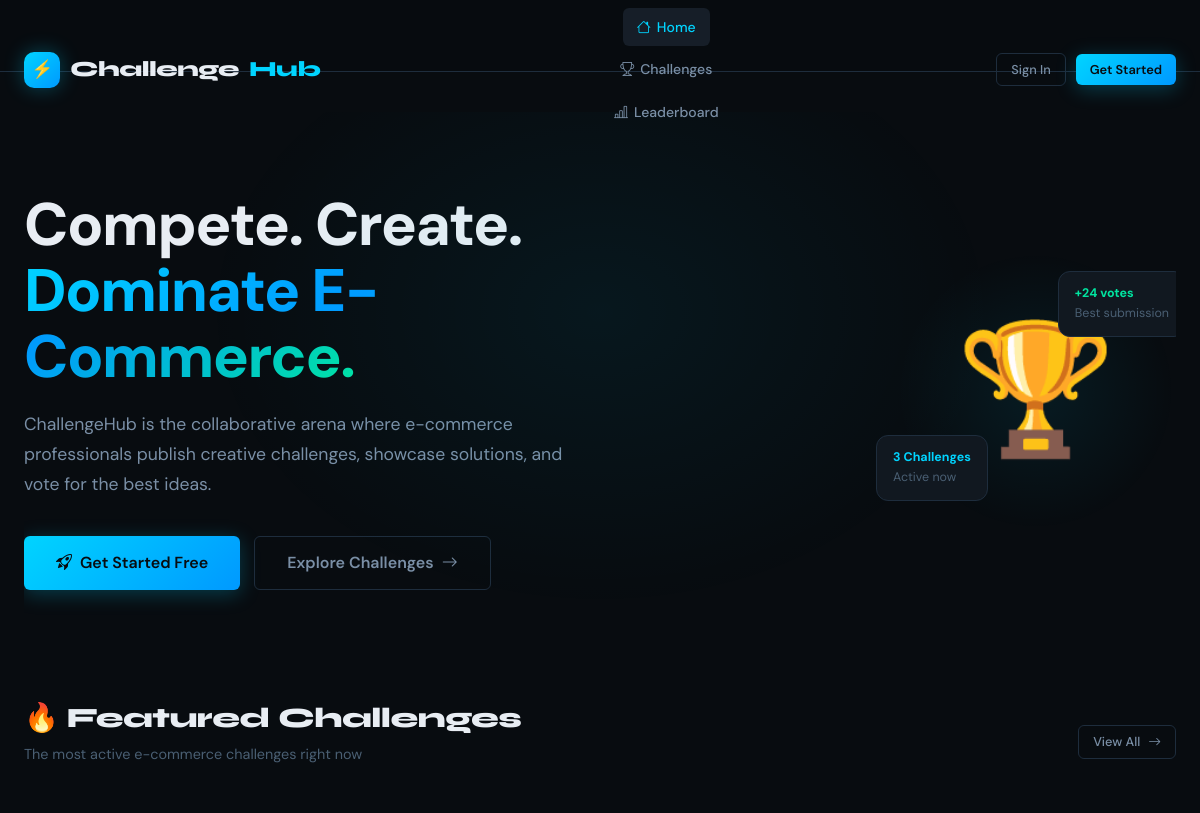
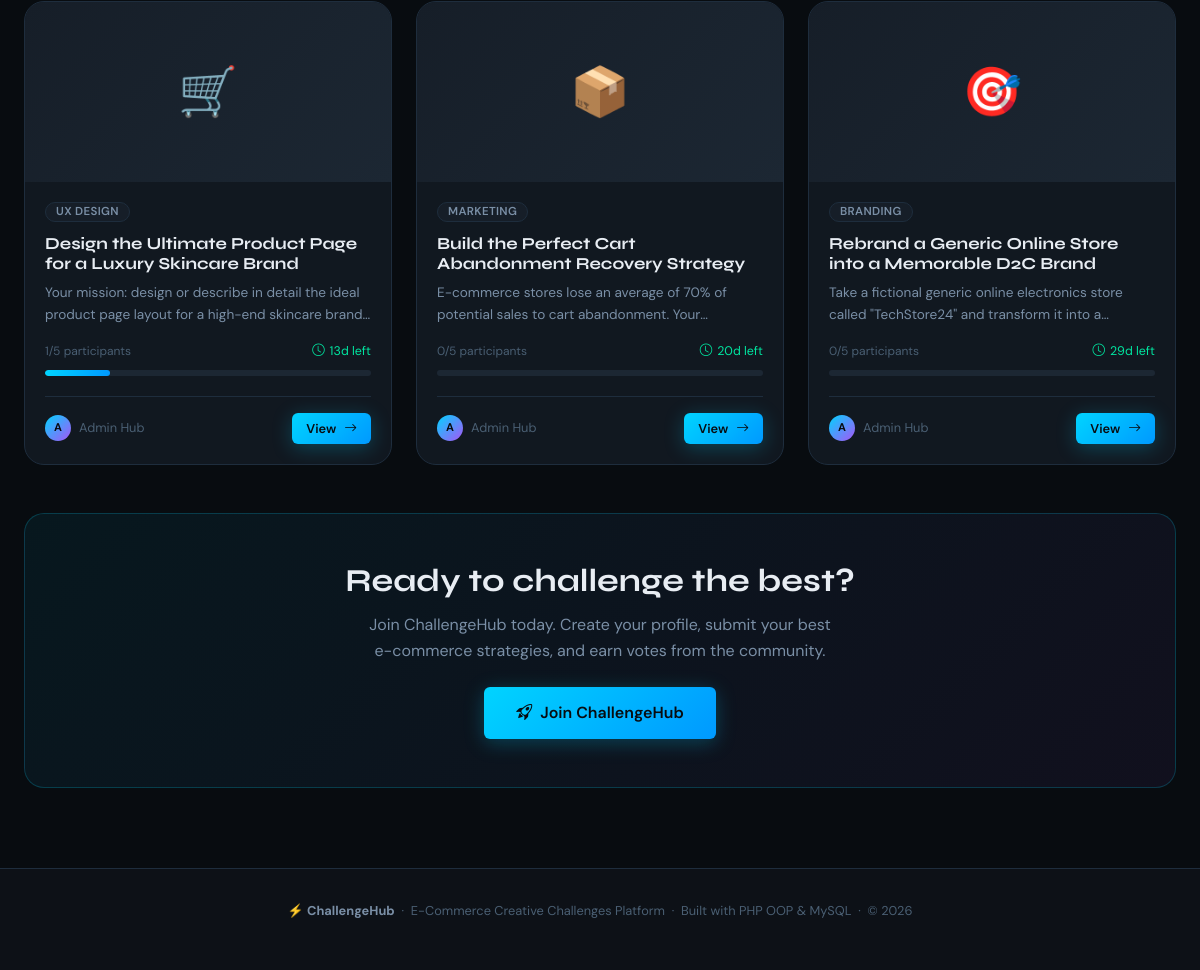
The page / on the database its author committed (2 pictures, top to bottom).
### tables this page shows
CREATE TABLE IF NOT EXISTS `challenges` (
  `id`          INT           NOT NULL AUTO_INCREMENT,
  `user_id`     INT           NOT NULL,
  `title`       VARCHAR(200)  NOT NULL,
  `description` TEXT          NOT NULL,
  `category`    VARCHAR(100)  NOT NULL,
  `deadline`    DATE          NOT NULL,
  `image`       VARCHAR(255)  NULL DEFAULT NULL,
  `created_at`  DATETIME      NULL DEFAULT CURRENT_TIMESTAMP,
  PRIMARY KEY (`id`),
  KEY `user_id` (`user_id`)
);

CREATE TABLE IF NOT EXISTS `users` (
  `id`         INT            NOT NULL AUTO_INCREMENT,
  `name`       VARCHAR(100)   NOT NULL,
  `email`      VARCHAR(150)   NOT NULL,
  `password`   VARCHAR(255)   NOT NULL,
  `created_at` DATETIME       NULL DEFAULT CURRENT_TIMESTAMP,
  PRIMARY KEY (`id`),
  UNIQUE KEY `email` (`email`)
);

### app/controllers/ChallengeController.php (called while the page is built, shortened)
<?php
require_once BASE_PATH . '/app/models/Challenge.php';
class ChallengeController {
    private Challenge $challengeModel;
    public function __construct() {
        $this->challengeModel  = new Challenge();
    }
    public function home(): void {
        $featured    = $this->challengeModel->getFeatured(3);
        $currentUser = currentUser();
        require BASE_PATH . '/app/views/home.php';
    }
}

### config/app.php (called while the page is built, shortened)
<?php
function e(mixed $value): string {
    return htmlspecialchars((string)$value, ENT_QUOTES | ENT_HTML5, 'UTF-8');
}
function currentUser(): ?array {
    if (empty($_SESSION['user_id'])) return null;
    return [
        'id'   => $_SESSION['user_id'],
        'name' => $_SESSION['user_name'] ?? '',
        'email'=> $_SESSION['user_email'] ?? '',
    ];
}

### config/database.php (called while the page is built, shortened)
<?php
class Database {
    private static ?PDO $instance = null;
    public static function getInstance(): PDO {
        if (self::$instance === null) {
            $dsn = 'mysql:host=' . DB_HOST . ';dbname=' . DB_NAME . ';charset=' . DB_CHARSET;
            $options = [
                PDO::ATTR_ERRMODE            => PDO::ERRMODE_EXCEPTION,
                PDO::ATTR_DEFAULT_FETCH_MODE => PDO::FETCH_ASSOC,
                PDO::ATTR_EMULATE_PREPARES   => false,
            ];
            try {
                self::$instance = new PDO($dsn, DB_USER, DB_PASS, $options);
            } catch (PDOException $e) {
                die(json_encode(['error' => 'Database connection failed: ' . $e->getMessage()]));
            }
        }
        return self::$instance;
    }
}

### app/models/Challenge.php (called while the page is built, shortened)
<?php
require_once BASE_PATH . '/config/database.php';
class Challenge {
    private PDO $db;
    public function __construct() {
        $this->db = Database::getInstance();
    }
    public function getFeatured(int $limit = 3): array {
        $stmt = $this->db->prepare(
            'SELECT c.*, u.name AS author_name,
                    COUNT(DISTINCT s.id) AS submission_count
             FROM challenges c
             JOIN users u ON c.user_id = u.id
             LEFT JOIN submissions s ON s.challenge_id = c.id
             GROUP BY c.id
             ORDER BY submission_count DESC, c.created_at DESC
             LIMIT ?'
        );
        $stmt->execute([$limit]);
        return $stmt->fetchAll();
    }
}

### app/views/home.php (the view, shortened to what this page needs)
<?php
require BASE_PATH . '/app/views/partials/header.php';
$catColors = [
  'Product Launch'    => 'cyan',
  'UX Design'         => 'purple',
  'Marketing'         => 'amber',
  'Branding'          => 'green',
  'E-commerce Strategy' => 'cyan',
  'Social Media'      => 'purple',
];
function getCatBadge(string $cat): string {
  global $catColors;
  $color = $catColors[$cat] ?? 'default';
  return '<span class="badge badge-' . $color . '">' . htmlspecialchars($cat, ENT_QUOTES) . '</span>';
}
function getDeadlineClass(string $deadline): string {
  $days = (strtotime($deadline) - time()) / 86400;
  return 'ok';
}
?>
<div class="page-wrapper">
  <div class="container">
    <section class="hero animate-in">
      <div class="row align-items-center">
        <div class="col-lg-7">
          <div class="hero-title">
            Compete. Create.<br>
            <span class="gradient-text">Dominate E-Commerce.</span>
          </div>
          <p class="hero-subtitle">
            ChallengeHub is the collaborative arena where e-commerce professionals
            publish creative challenges, showcase solutions, and vote for the best ideas.
          </p>
          <div class="hero-actions">
            <?php if ($currentUser): ?>
              <a href="<?= BASE_URL ?>/?page=challenge-create" class="btn btn-primary btn-lg">
                <i class="bi bi-plus-circle"></i> Launch a Challenge
              </a>
              <a href="<?= BASE_URL ?>/?page=challenges" class="btn btn-ghost btn-lg">
                Browse All <i class="bi bi-arrow-right"></i>
              </a>
            <?php else: ?>
              <a href="<?= BASE_URL ?>/?page=register" class="btn btn-primary btn-lg">
                <i class="bi bi-rocket-takeoff"></i> Get Started Free
              </a>
              <a href="<?= BASE_URL ?>/?page=challenges" class="btn btn-ghost btn-lg">
                Explore Challenges <i class="bi bi-arrow-right"></i>
              </a>
            <?php endif; ?>
          </div>
        </div>
        <div class="col-lg-5 d-none d-lg-flex justify-content-end">
          <div style="position:relative;">
            <div style="width:280px;height:280px;border-radius:50%;background:radial-gradient(circle,rgba(0,212,255,0.08) 0%,transparent 70%);display:flex;align-items:center;justify-content:center;font-size:8rem;">🏆</div>
            <div style="position:absolute;top:20px;right:-10px;background:var(--bg-card);border:1px solid var(--border);border-radius:12px;padding:12px 16px;font-size:0.78rem;">
              <div style="color:var(--accent-green);font-weight:700;">+24 votes</div>
              <div style="color:var(--text-muted);">Best submission</div>
            </div>
            <div style="position:absolute;bottom:30px;left:-20px;background:var(--bg-card);border:1px solid var(--border);border-radius:12px;padding:12px 16px;font-size:0.78rem;">
              <div style="color:var(--accent-cyan);font-weight:700;">3 Challenges</div>
              <div style="color:var(--text-muted);">Active now</div>
            </div>
          </div>
        </div>
      </div>
    </section>
    <section class="mt-4">
      <div class="section-header animate-in">
        <div>
          <h2 class="section-title">🔥 Featured Challenges</h2>
          <p class="section-subtitle">The most active e-commerce challenges right now</p>
        </div>
        <a href="<?= BASE_URL ?>/?page=challenges" class="btn btn-ghost btn-sm">
          View All <i class="bi bi-arrow-right"></i>
        </a>
      </div>
      <?php if (empty($featured)): ?>
        <div class="empty-state">
          <div class="empty-state-icon">🎯</div>
          <h3>No challenges yet</h3>
          <p>Be the first to create an e-commerce challenge!</p>
          <?php if ($currentUser): ?>
            <a href="<?= BASE_URL ?>/?page=challenge-create" class="btn btn-primary">Create First Challenge</a>
          <?php endif; ?>
        </div>
      <?php else: ?>
      <div class="grid grid-3">
        <?php foreach ($featured as $i => $ch): ?>
        <?php
          $submissionCount = (int)$ch['submission_count'];
          $pct = min(100, ($submissionCount / MAX_SUBMISSIONS_PER_CHALLENGE) * 100);
          $dlClass = getDeadlineClass($ch['deadline']);
          $daysLeft = ceil((strtotime($ch['deadline']) - time()) / 86400);
        ?>
        <div class="challenge-card animate-in">
          <?php if ($ch['image']): ?>
            <img src="<?= UPLOAD_URL . e($ch['image']) ?>" alt="<?= e($ch['title']) ?>" class="challenge-card-image">
          <?php else: ?>
            <div class="challenge-card-image-placeholder">
              <?= ['🛒','📦','🎯','💡','🚀','🛍️'][$i % 6] ?>
            </div>
          <?php endif; ?>
          <div class="challenge-card-body">
            <div class="challenge-card-meta">
              <?= getCatBadge($ch['category']) ?>
            </div>
            <h3 class="challenge-card-title">
              <a href="<?= BASE_URL ?>/?page=challenge&id=<?= $ch['id'] ?>" style="color:inherit;text-decoration:none;">
                <?= e($ch['title']) ?>
              </a>
            </h3>
            <p class="challenge-card-desc"><?= e($ch['description']) ?></p>
            <div style="margin-bottom:12px;">
              <div class="d-flex justify-between" style="font-size:0.75rem;color:var(--text-muted);margin-bottom:4px;">
                <span><?= $submissionCount ?>/<?= MAX_SUBMISSIONS_PER_CHALLENGE ?> participants</span>
                <span class="deadline <?= $dlClass ?>">
                  <i class="bi bi-clock"></i>
                  <?= $daysLeft > 0 ? $daysLeft . 'd left' : 'Ended' ?>
                </span>
              </div>
              <div class="progress-bar-wrap">
                <div class="progress-bar-fill <?= $pct >= 100 ? 'full' : '' ?>" style="width:<?= $pct ?>%"></div>
              </div>
            </div>
            <div class="challenge-card-footer">
              <div style="display:flex;align-items:center;gap:8px;">
                <div class="avatar" style="width:26px;height:26px;font-size:0.7rem;">
                  <?= strtoupper(substr($ch['author_name'],0,1)) ?>
                </div>
                <span style="font-size:0.8rem;color:var(--text-muted);"><?= e($ch['author_name']) ?></span>
              </div>
              <a href="<?= BASE_URL ?>/?page=challenge&id=<?= $ch['id'] ?>" class="btn btn-primary btn-sm">
                View <i class="bi bi-arrow-right"></i>
              </a>
            </div>
          </div>
        </div>
        <?php endforeach; ?>
      </div>
      <?php endif; ?>
    </section>
    <?php if (!$currentUser): ?>
    <section class="mt-5">
      <div class="card" style="background:linear-gradient(135deg,rgba(0,212,255,0.06),rgba(168,85,247,0.06));border-color:rgba(0,212,255,0.2);text-align:center;padding:48px 24px;">
        <h2 style="font-size:2rem;margin-bottom:12px;">Ready to challenge the best?</h2>
        <p style="color:var(--text-secondary);margin-bottom:24px;max-width:480px;margin-left:auto;margin-right:auto;">
          Join ChallengeHub today. Create your profile, submit your best e-commerce strategies, and earn votes from the community.
        </p>
        <a href="<?= BASE_URL ?>/?page=register" class="btn btn-primary btn-lg" style="margin:auto;">
          <i class="bi bi-rocket-takeoff"></i> Join ChallengeHub
        </a>
      </div>
    </section>
    <?php endif; ?>
  </div>
</div>
<?php require BASE_PATH . '/app/views/partials/footer.php'; ?>

### index.php (shortened to what this page needs)
<?php
require_once BASE_PATH . '/config/app.php';
require_once BASE_PATH . '/config/database.php';
$page = $_GET['page'] ?? 'home';
require_once BASE_PATH . '/app/controllers/ChallengeController.php';
switch ($page) {
    case 'home':
    default:
        (new ChallengeController())->home();
        break;
}

### app/views/partials/header.php (shortened to what this page needs)
<?php
$user  = currentUser();
$activePage = $_GET['page'] ?? 'home';
?>
<!DOCTYPE html>
<html lang="en">
<head>
  <link href="https://cdn.jsdelivr.net/npm/bootstrap@5.3.3/dist/css/bootstrap.min.css" rel="stylesheet">
  <link rel="stylesheet" href="<?= BASE_URL ?>/css/main.css">
  <link href="https://cdn.jsdelivr.net/npm/bootstrap-icons@1.11.3/font/bootstrap-icons.css" rel="stylesheet">
</head>
<body>
<nav class="navbar">
  <div class="container">
    <a href="<?= BASE_URL ?>/?page=home" class="navbar-brand">
      <div class="logo-icon">⚡</div>
      Challenge<span>Hub</span>
    </a>
    <ul class="navbar-nav">
      <li>
        <a href="<?= BASE_URL ?>/?page=home"
           class="<?= $activePage === 'home' ? 'active' : '' ?>">
          <i class="bi bi-house"></i> Home
        </a>
      </li>
      <li>
        <a href="<?= BASE_URL ?>/?page=challenges"
           class="<?= in_array($activePage, ['challenges','challenge']) ? 'active' : '' ?>">
          <i class="bi bi-trophy"></i> Challenges
        </a>
      </li>
      <li>
        <a href="<?= BASE_URL ?>/?page=leaderboard"
           class="<?= $activePage === 'leaderboard' ? 'active' : '' ?>">
          <i class="bi bi-bar-chart-line"></i> Leaderboard
        </a>
      </li>
    </ul>
    <div class="navbar-actions">
      <?php if ($user): ?>
        <a href="<?= BASE_URL ?>/?page=challenge-create" class="btn btn-primary btn-sm">
          <i class="bi bi-plus-lg"></i> New Challenge
        </a>
        <div class="dropdown" style="position:relative;">
          <a href="<?= BASE_URL ?>/?page=profile"
             class="btn btn-ghost btn-sm d-flex align-center gap-1">
            <div class="avatar" style="width:28px;height:28px;font-size:0.75rem;">
              <?= strtoupper(substr($user['name'],0,1)) ?>
            </div>
            <?= e($user['name']) ?>
          </a>
        </div>
        <a href="<?= BASE_URL ?>/?page=logout" class="btn btn-ghost btn-sm">
          <i class="bi bi-box-arrow-right"></i>
        </a>
      <?php else: ?>
        <a href="<?= BASE_URL ?>/?page=login"    class="btn btn-ghost btn-sm">Sign In</a>
        <a href="<?= BASE_URL ?>/?page=register" class="btn btn-primary btn-sm">Get Started</a>
      <?php endif; ?>
    </div>
  </div>
</nav>

### app/views/partials/footer.php (shortened to what this page needs)
<footer class="footer">
  <div class="container">
    <p>
      ⚡ <strong style="color:var(--text-secondary)">ChallengeHub</strong>
      &nbsp;·&nbsp; E-Commerce Creative Challenges Platform
      &nbsp;·&nbsp; Built with PHP OOP &amp; MySQL
      &nbsp;·&nbsp; <span style="color:var(--text-muted)">© <?= date('Y') ?></span>
    </p>
  </div>
</footer>
</body>
</html>

### rows shown on the page
challenges: i "🛒", category "UX DESIGN", title "Design the Ultimate Product Page for a Luxury Skincare Brand", description "Your mission: design or describe in detail the ideal product page layout for a high-end skincare…", submissionCount "1", deadline "13", $pct 20 (drawn), user.name "A", user.name "Admin Hub"
challenges: i "📦", category "MARKETING", title "Build the Perfect Cart Abandonment Recovery Strategy", description "E-commerce stores lose an average of 70% of potential sales to cart abandonment.…", submissionCount "0", deadline "20", user.name "A", user.name "Admin Hub"
challenges: i "🎯", category "BRANDING", title "Rebrand a Generic Online Store into a Memorable D2C Brand", description "Take a fictional generic online electronics store called \"TechStore24\" and transform it into…", submissionCount "0", deadline "29", user.name "A", user.name "Admin Hub"
